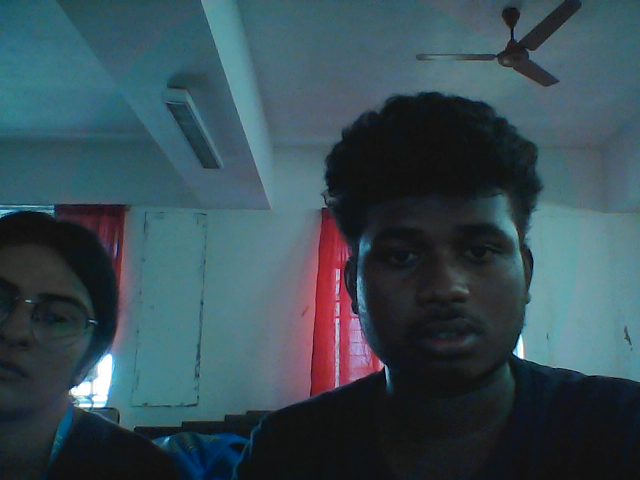
#> input picture test program/process_img.png, 640 x 480 px, given in place of process_img.jpeg, which was not available
$ python canny_test_ash.py
#> lines starting #> are read from the running program, lines starting #| are printed output that depends on the picture; pictures that were not available may be replaced by others from this repository, and a replacement may not be noted
import cv2
import numpy as np
from matplotlib import pyplot as plt

img = cv2.imread('process_img.jpeg',0)
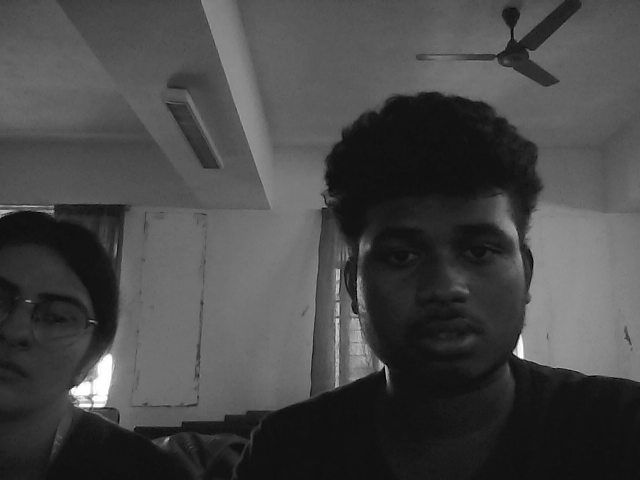
#> img: shape (480, 640); min 1, max 255, mean 71.3
edges = cv2.Canny(img,170,255)
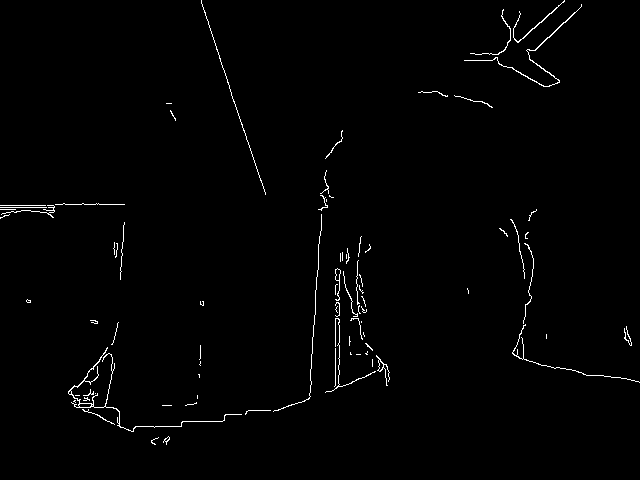
#> edges: shape (480, 640); 1.1% white in thin lines or dots

plt.subplot(121),plt.imshow(img,cmap = 'gray')
plt.title('Original Image'), plt.xticks([]), plt.yticks([])
plt.subplot(122),plt.imshow(edges,cmap = 'gray')
plt.title('Edge Image'), plt.xticks([]), plt.yticks([])

plt.show()
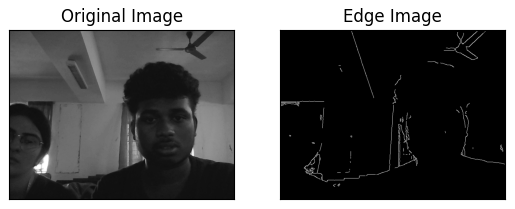
#> figure drawn by matplotlib, 2 panels
